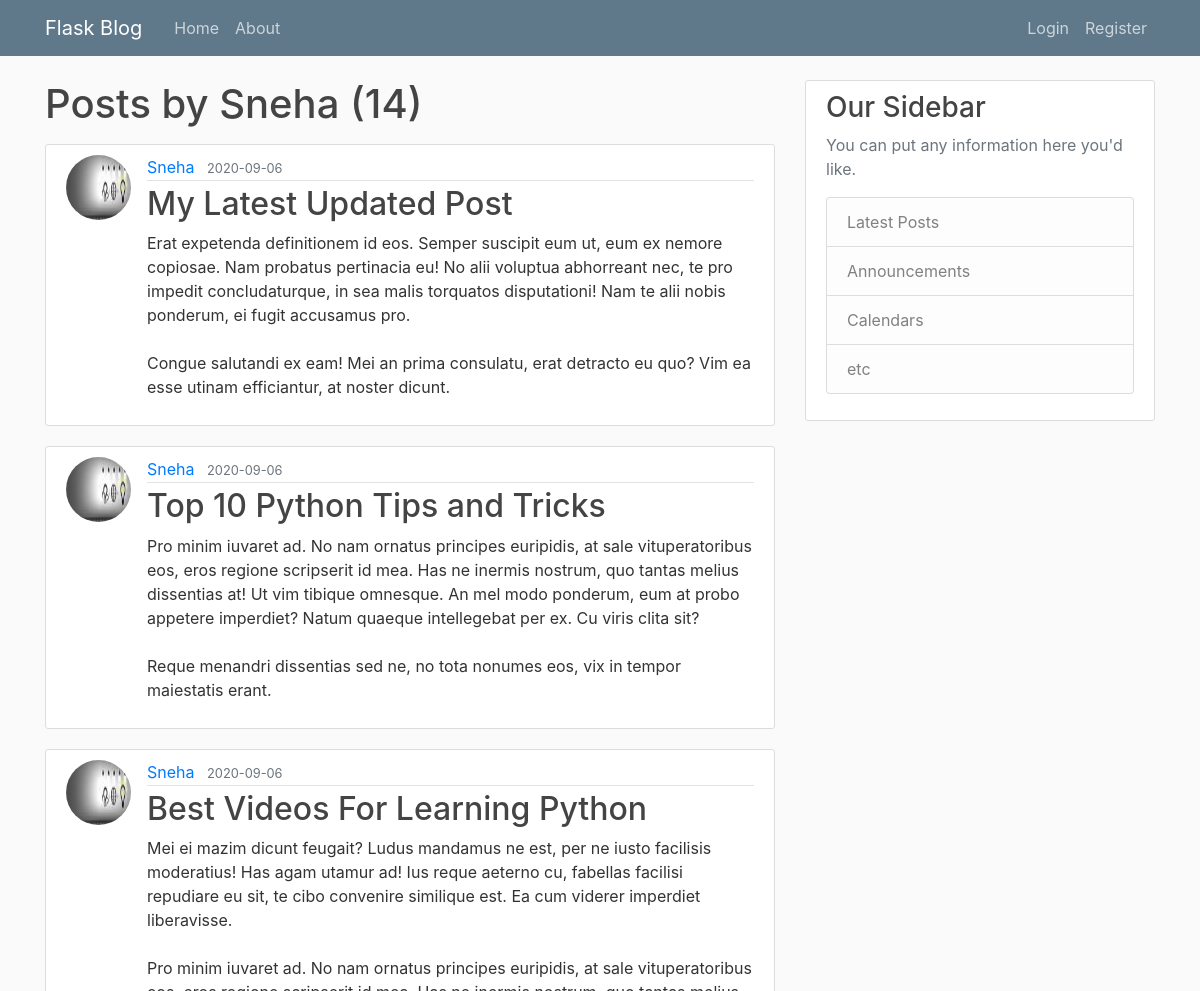
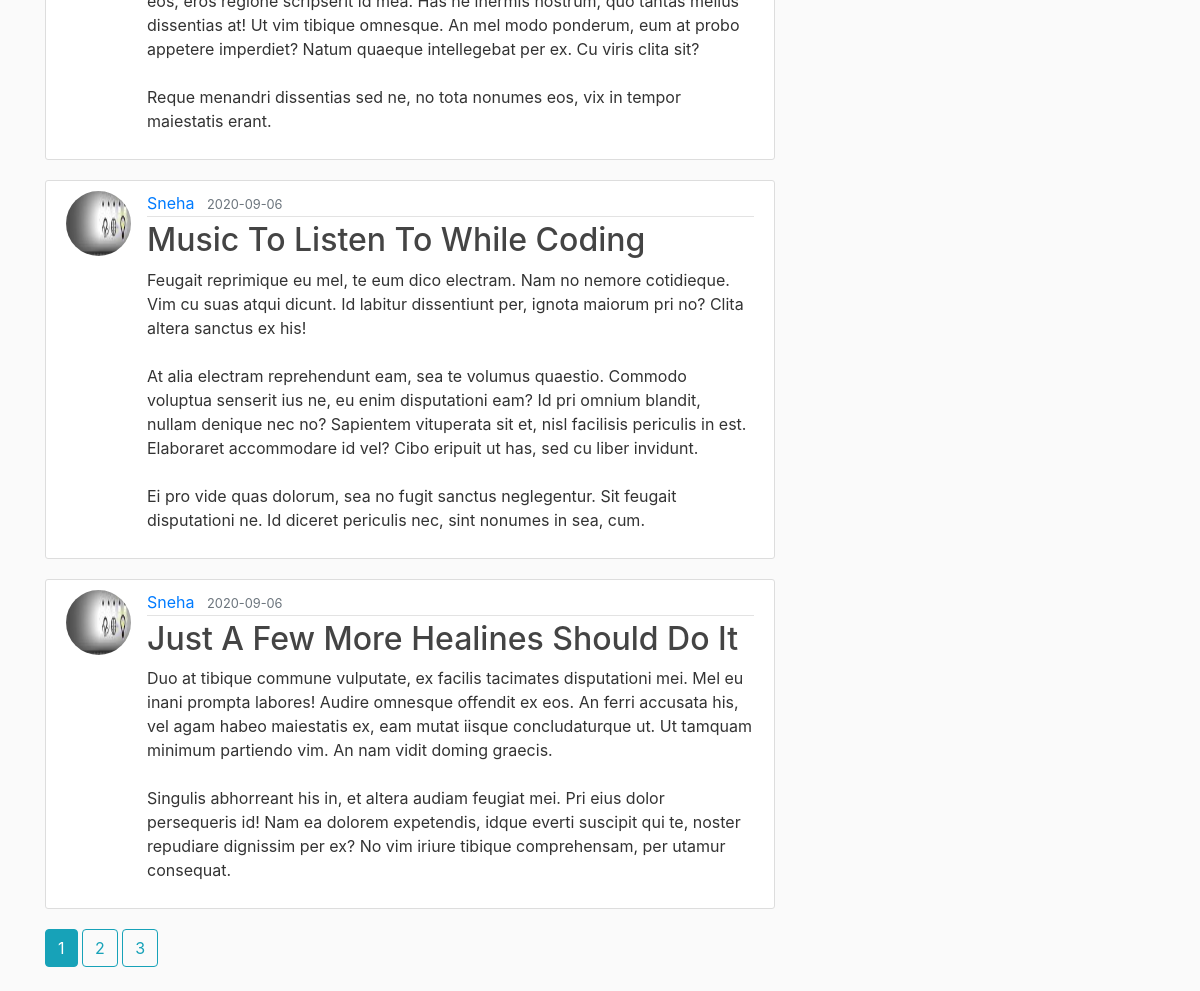
Before: /user/Sneha with the older database file (2 pictures, top to bottom).
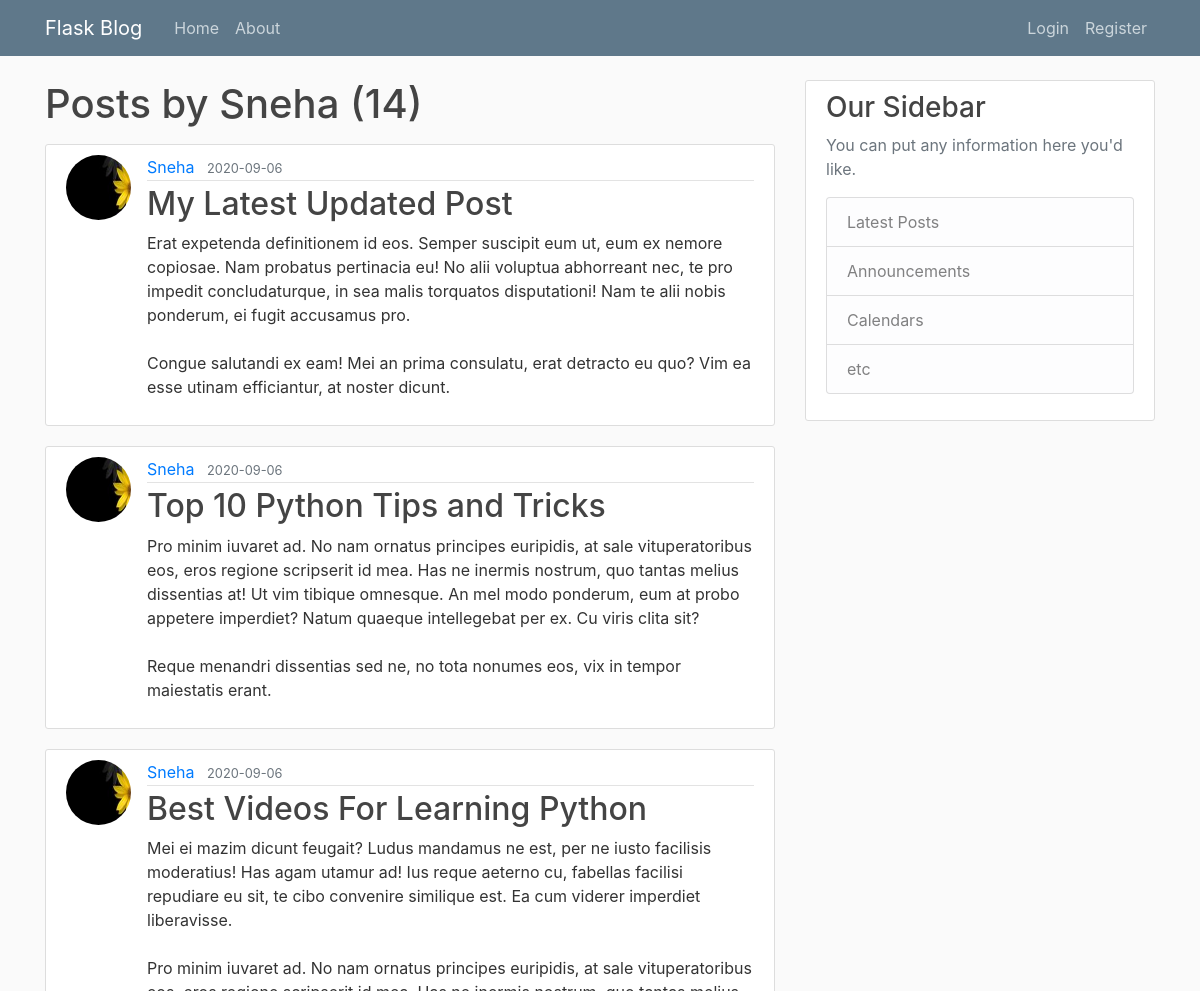
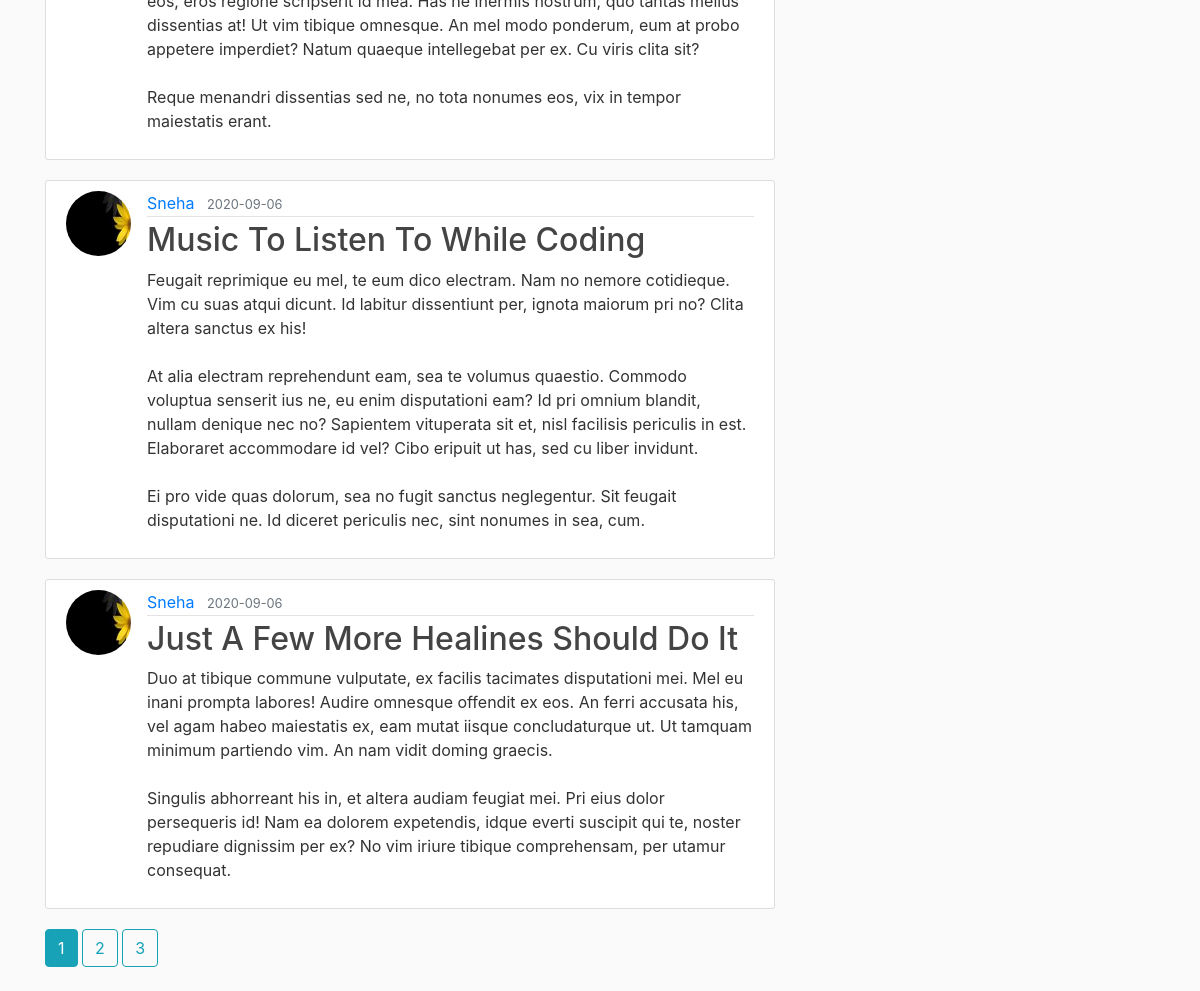
After: the same page with the newer database file (2 pictures, top to bottom).
### flaskblog/models.py (models this page shows, shortened)
class Post(db.Model):
    id = db.Column(db.Integer, primary_key=True)
    title = db.Column(db.String(100), nullable=False)
    date_posted = db.Column(db.DateTime, nullable=False, default=datetime.utcnow)
    content = db.Column(db.Text, nullable=False)
    user_id = db.Column(db.Integer, db.ForeignKey('user.id'), nullable=False)

class User(db.Model,UserMixin):
    id = db.Column(db.Integer,primary_key = True)
    username = db.Column(db.String(20), unique=True, nullable=False)
    email = db.Column(db.String(120), unique=True, nullable=False)
    image_file = db.Column(db.String(20), nullable=False, default='default.jpg') #will use a hashing technique that converts the image uri to a 20 characters long string
    password = db.Column(db.String(60),nullable=False) #will use a hashing technique that converts the password to a 60 characters long string
    posts = db.relationship('Post', backref='author',lazy=True)

### flaskblog/users/routes.py (the view)
@users.route("/user/<string:username>")
def user_posts(username):
    page = request.args.get('page', 1, type = int)
    user = User.query.filter_by(username = username).first_or_404()
    posts = Post.query.filter_by(author = user)\
            .order_by(Post.date_posted.desc())\
            .paginate(page = page, per_page = 5) #creating a pagination object
    return render_template("user_posts.html", posts = posts, user= user)

### flaskblog/templates/user_posts.html
{% extends "layout.html" %}
{% block content %}
    <h1 class = "mb-3">Posts by {{user.username}} ({{posts.total}})</h1>
    {% for post in posts.items %}
        <article class="media content-section">
            <img class = "rounded-circle article-img" src = "{{url_for('static', filename='user_profile_pics/' + post.author.image_file)}}">
            <div class="media-body">
                <div class="article-metadata">
                    <a class="mr-2" href="{{url_for('users.user_posts', username = post.author.username)}}">{{ post.author.username }}</a>
                    <small class="text-muted">{{ post.date_posted.strftime('%Y-%m-%d') }}</small>
                </div>
                <h2><a class="article-title" href="{{url_for('posts.display_post', post_id=post.id)}}">{{ post.title }}</a></h2>
                <p class="article-content">{{ post.content }}</p>
            </div>
        </article>
    {% endfor %}
    {% for page_num in posts.iter_pages(left_edge = 1, right_edge = 1, left_current = 1, right_current = 2) %}
        {% if page_num %}
            {% if posts.page==page_num %}
                <a class = "btn btn-info mb-4" href="{{url_for('users.user_posts', username = user.username, page = page_num)}}">{{page_num}}</a>
            {%else%}
            <a class = "btn btn-outline-info mb-4" href="{{url_for('users.user_posts', username = user.username, page = page_num)}}">{{page_num}}</a>
            {%endif%}
        {% else %}
            ...
        {% endif %}
    {% endfor %}
{% endblock content %}

Changed rows visible on the page:
changed through a linked row, Post "My Latest Updated Post": image_file: a different picture
changed through a linked row, Post "Top 10 Python Tips and Tricks": image_file: a different picture
changed through a linked row, Post "Best Videos For Learning Python": image_file: a different picture
changed through a linked row, Post "Music To Listen To While Coding": image_file: a different picture
changed through a linked row, Post "Just A Few More Healines Should Do It": image_file: a different picture
